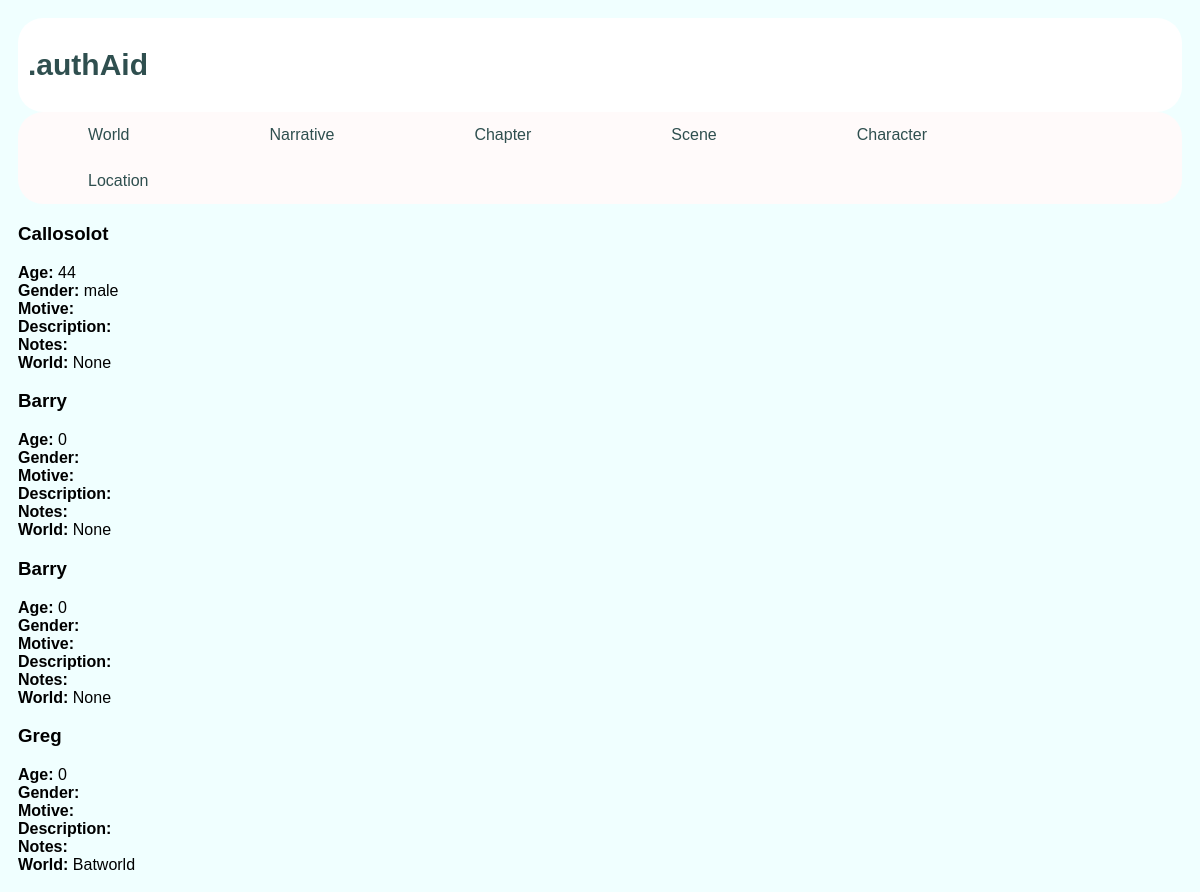
The page /author/character/ on the database as committed earlier.
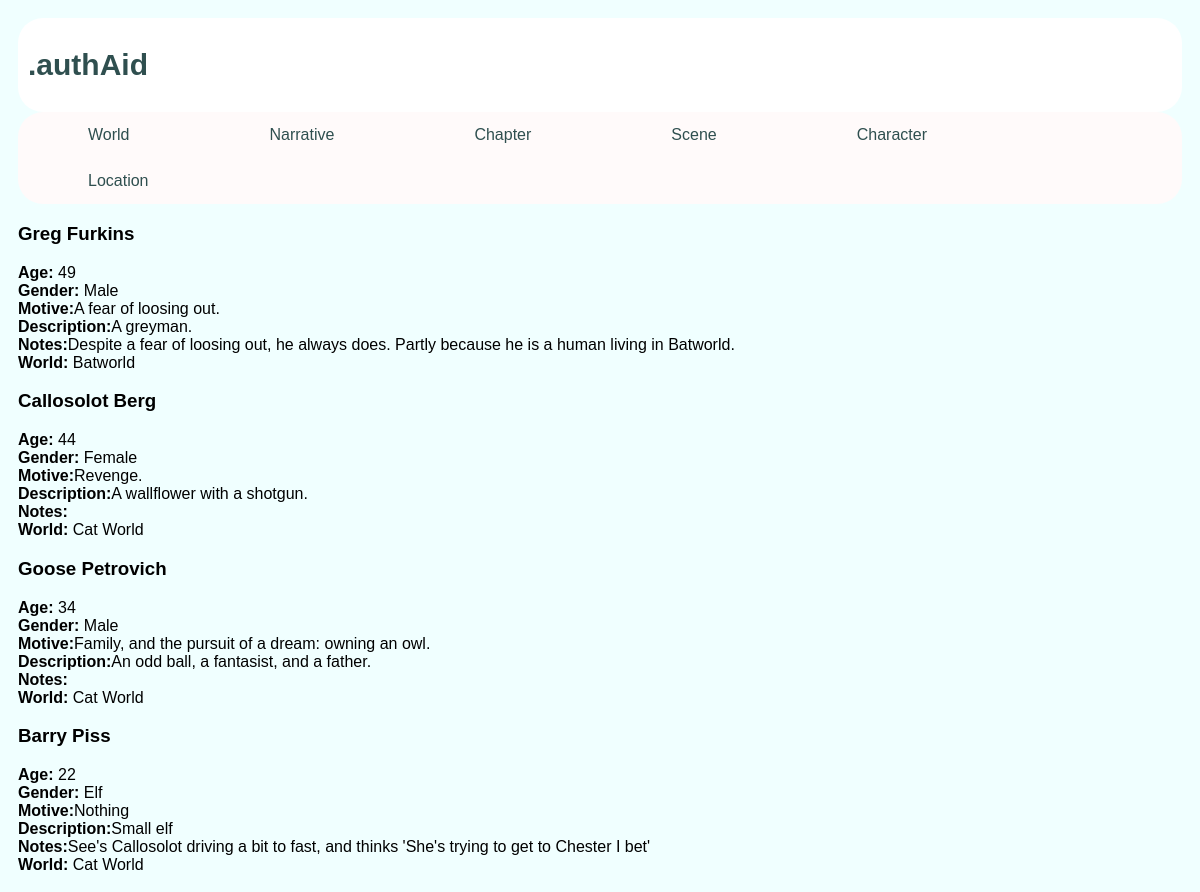
The same page on the database as committed later.
### author/models.py (models this page shows, shortened)
class Character(models.Model):
    name = models.CharField(max_length=name_length, default='',blank=True)
    surname = models.CharField(max_length=name_length, default='',blank=True)
    description = models.CharField(max_length=description_length, default='',blank=True)
    notes = notes_all
    age = models.IntegerField(default=0)
    gender = models.CharField(max_length=30, default='',blank=True)
    motive = models.CharField(max_length=50, default='',blank=True)
    world = models.ForeignKey(World, on_delete=models.CASCADE, null=True,blank=True)
    scenes = models.ManyToManyField(Scene,blank=True)
    chapters = models.ManyToManyField(Chapter,blank=True)
    acquaintances = models.ManyToManyField('self',related_name='persons_known',blank=True)

class World(models.Model):
    name = models.CharField(max_length=name_length, default='',blank=True)
    description = models.CharField(max_length=description_length, default='',blank=True)
    notes = notes_all
    def __str__(self):
        return self.name

class Location(models.Model):
    name = models.CharField(max_length=name_length, default='',blank=True)
    description = models.CharField(max_length=description_length, default='',blank=True)
    notes = notes_all
    world = models.ForeignKey(World, on_delete=models.CASCADE, null=True,blank=True)
    scenes = models.ManyToManyField(Scene,blank=True)
    chapters = models.ManyToManyField(Chapter,blank=True)

### author/views.py (the view)
# urls.py: path('character/',views.CharacterView.as_view(), name='character'),
class CharacterView(ListView):
    template_name = 'author/character.html'
    context_object_name = 'character_list'
    def get_queryset(self):
        return Character.objects.all().order_by('world')

### author/templates/author/character.html (shortened to what this page needs)
<!DOCTYPE html>
<html lang="en">
<head>
</head>
<body>
{% extends "author/base.html" %}
{%block content%}
    {% if character_list %}
        {% for character in character_list %}
             <h3>{{character.name}} {{character.surname}} </h3>
            <b>Age: </b>{{character.age}}<br>
            <b>Gender: </b>{{character.gender}}<br>
            <b>Motive:</b>{{character.motive}}<br>
            <b>Description:</b>{{character.description}}<br>
            <b>Notes:</b>{{character.notes}}<br>
            <b>World: </b>{{character.world}}<br>
        {% endfor %}
    {% endif %}
{%endblock%}

### author/templates/author/base.html (shortened to what this page needs)
<!DOCTYPE html>
<html lang="en">
<head>
    {% load static %}
<link rel="stylesheet" type="text/css" href="{% static 'author/style.css' %}">
</head>
<body>
<div class="header">
<h1><a href="{%url 'author:index' %}" text-decoration="none">.authAid</a></h1>
</div>
<div class="topnav">
     <a href="{%url 'author:world' %}" title="world">World</a>
      <a href="{%url 'author:narrativegeneralinfo' %}" title="narrativegeneralinfo">Narrative</a>
         <a href="{%url 'author:chapter' %}" title="chapter">Chapter</a>
         <a href="{%url 'author:scene' %}" title="scene">Scene</a>
         <a href="{%url 'author:character' %}" title="character">Character</a>
         <a href="{%url 'author:location'%}" title="location">Location</a>
</div>
{%block content%}
{%endblock%}
</body>
</html>

### author/static/author/style.css (style rules this page uses)
* { box-sizing: border-box; border-radius: 25px }
body { font-family: arial; padding:10px; background: Azure; }
.header { padding: 10px; text-align: left; background: white; }
.header h1 { font-size: 30px; color: #2F4F4F }
.header a:link,a:visited { text-decoration: none; color:#2F4F4F; }
.topnav { overflow:auto; background-color:Snow }
.topnav a { float: left; display: block; color: #2F4F4F; text-align: center; padding: 14px 70px; text-decoration: none; }

Rows that differ between the two databases and show on the page:
changed Character "Greg": surname (not shown) → "Furkins"; age "0" → "49"; gender (not shown) → "Male"; motive (not shown) → "A fear of loosing out."; description (not shown) → "A greyman."; notes (not shown) → "Despite a fear of loosing out, he always does. Partly because he is a human living in Batworld."; moves up the list
changed Character "Callosolot": surname (not shown) → "Berg"; gender "male" → "Female"; motive (not shown) → "Revenge."; description (not shown) → "A wallflower with a shotgun."; world "None" → "Cat World"
changed Character: name "Barry" → "Goose"; surname (not shown) → "Petrovich"; age "0" → "34"; gender (not shown) → "Male"; motive (not shown) → "Family, and the pursuit of a dream: owning an owl."; description (not shown) → "An odd ball, a fantasist, and a father."; world "None" → "Cat World"
changed Character "Barry": surname (not shown) → "Piss"; age "0" → "22"; gender (not shown) → "Elf"; motive (not shown) → "Nothing"; description (not shown) → "Small elf"; notes (not shown) → "See's Callosolot driving a bit to fast, and thinks 'She's trying to get to Chester I bet'"; world "None" → "Cat World"
